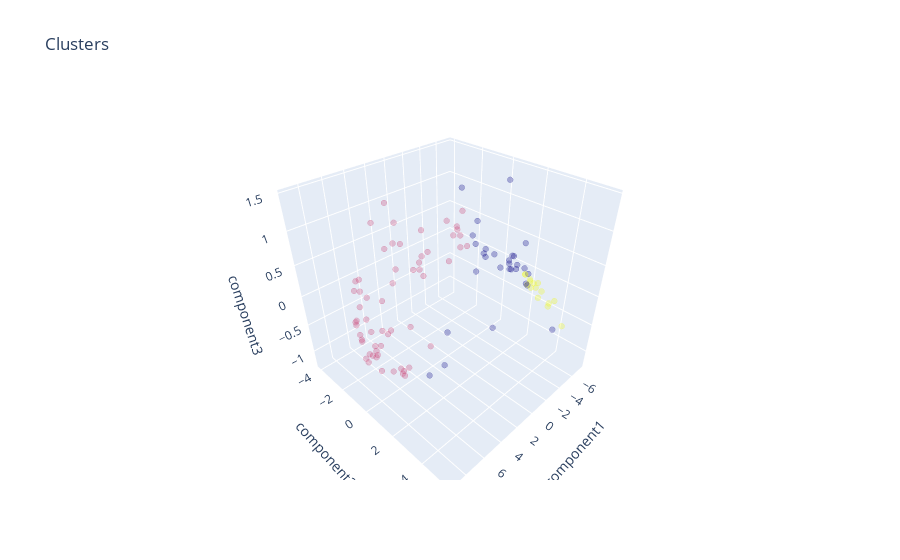

Notebook code for this chart:
### Code cell
graph = go.Scatter3d(
    x= reviews_by_beer_style_PCA_clusters['component1'],
    y= reviews_by_beer_style_PCA_clusters['component2'],
    z= reviews_by_beer_style_PCA_clusters['component3'],
    mode='markers',
    marker=dict(
        color = reviews_by_beer_style_PCA_clusters['cluster'], 
        size= 2,
        line=dict(
            color= reviews_by_beer_style_PCA_clusters['cluster'],
            width= 12
        ),
        opacity=0.3
    )
)
data = [graph]
layout = go.Layout(
    title= 'Clusters',
    scene = dict(
        xaxis = dict(title  = 'component1'),
        yaxis = dict(title  = 'component2'),
        zaxis = dict(title  = 'component3')
    )
)
fig = go.Figure(data=data, layout=layout)
py.offline.iplot(fig)
